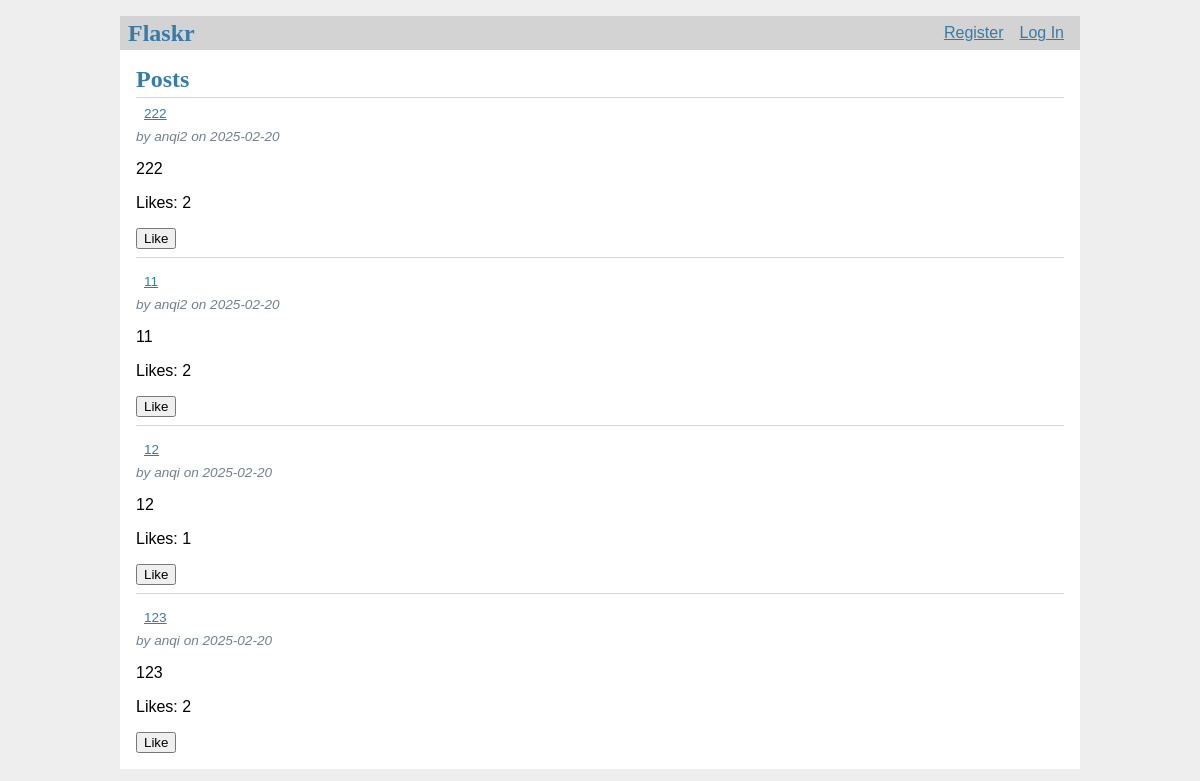
The page / on the database its author committed.
### flaskr/db/db.py (models this page shows, shortened)
class Post(sqldb.Model):
    id = sqldb.Column(sqldb.Integer, primary_key=True, autoincrement=True)
    author_id    = sqldb.Column(sqldb.Integer, sqldb.ForeignKey('user.id'), nullable=False) # User.id will cause an error: can't find foreign key
    created      = sqldb.Column(sqldb.DateTime, nullable=False, default=datetime.utcnow)
    title        = sqldb.Column(sqldb.String(120), nullable=False)
    body         = sqldb.Column(sqldb.Text, nullable=False)

### flaskr/blog/blog.py (the view)
@bp.route('/')
def index():
    try:
        query = (
            Post.query
            .join(User, Post.author_id == User.id)
            .join(Like, Post.id == Like.post_id)
            .add_columns(
                Post.id,
                Post.title,  # 假设 Post 模型中有一个名为 title 的字段
                Post.body,   # 假设 Post 模型中有一个名为 body 的字段（注意：原 SQL 中是 'body'，但常见字段名可能是 'content'）
                Post.created,  # 假设 Post 模型中有一个名为 created 的字段
                Post.author_id,
                User.username,  # 从 User 模型中加入 username 字段
                func.count(Like.post_id).label('likes')
            )
            .group_by(Post.id, User.username)  # 按照 Post 的 id 和 username 分组
            .order_by(desc(Post.created))  # 按照 created 字段降序排列
        )
        results = query.all()
    except AttributeError as e:
        print(f"An error occurred: {e}")
        posts = []
    return render_template('./index.html', posts=results)

### flaskr/auth/auth.py (called while the page is built)
@bp.before_app_request
def load_logged_in_user():
    user_id = session.get('user_id')
    if user_id is None:
        g.user = None
    else:
        g.user = User.query.get(user_id)

### flaskr/blog/templates/index.html (shortened to what this page needs)
{% extends 'base.html' %}
{% block header %}
  <h1>{% block title %}Posts{% endblock %}</h1>
{% endblock %}
{% block content %}
  {% for post in posts %}
    <article class="post">
      <header>
        <div>
          <a class="action" href="{{ url_for('blog.read', id=post['id']) }}">{{ post['title'] }}</a>
          <div class="about">by {{ post['username'] }} on {{ post['created'].strftime('%Y-%m-%d') }}</div>
        </div>
      </header>
      <p class="body">{{ post['body'] }}</p>
      <p class="likes">Likes: <span id="likes-{{ post['id'] }}">{{ post['likes'] }}</span></p>
      <button class="like-button" data-post-id="{{ post['id'] }}" data-user-id="{{ g.user['id'] }}">Like</button>
    </article>
    {% if not loop.last %}
      <hr>
    {% endif %}
  {% endfor %}
{% endblock %}

### flaskr/templates/base.html (shortened to what this page needs)
<!doctype html>
<link rel="stylesheet" href="{{ url_for('static', filename='style.css') }}">
<nav>
  <h1>Flaskr</h1>
  <ul>
    {% if g.user %}
      <li><span>{{ g.user['username'] }}</span>
      <li><a href="{{ url_for('auth.logout') }}">Log Out</a>
    {% else %}
      <li><a href="{{ url_for('auth.register') }}">Register</a>
      <li><a href="{{ url_for('auth.login') }}">Log In</a>
    {% endif %}
  </ul>
</nav>
<section class="content">
  <header>
    {% block header %}{% endblock %}
  </header>
  {% block content %}{% endblock %}
</section>

### flaskr/static/style.css (style rules this page uses)
h1 { font-family: serif; color: #377ba8; margin: 1rem 0; }
a { color: #377ba8; }
hr { border: none; border-top: 1px solid lightgray; }
nav { background: lightgray; display: flex; align-items: center; padding: 0 0.5rem; }
nav h1 { flex: auto; margin: 0; }
nav ul { display: flex; list-style: none; margin: 0; padding: 0; }
nav ul li a, nav ul li span, header .action { display: block; padding: 0.5rem; }
.content { padding: 0 1rem 1rem; }
.content > header { border-bottom: 1px solid lightgray; display: flex; align-items: flex-end; }
.content > header h1 { flex: auto; margin: 1rem 0 0.25rem 0; }
.post > header { display: flex; align-items: flex-end; font-size: 0.85em; }
.post > header > div:first-of-type { flex: auto; }
.post .about { color: slategray; font-style: italic; }
.post .body { white-space: pre-line; }
.content:last-child { margin-bottom: 0; }

### rows shown on the page
Post: title "222", username "anqi2", created "2025-02-20", body "222", likes "2"
Post: title "11", username "anqi2", created "2025-02-20", body "11", likes "2"
Post: title "12", username "anqi", created "2025-02-20", body "12", likes "1"
Post: title "123", username "anqi", created "2025-02-20", body "123", likes "2"
